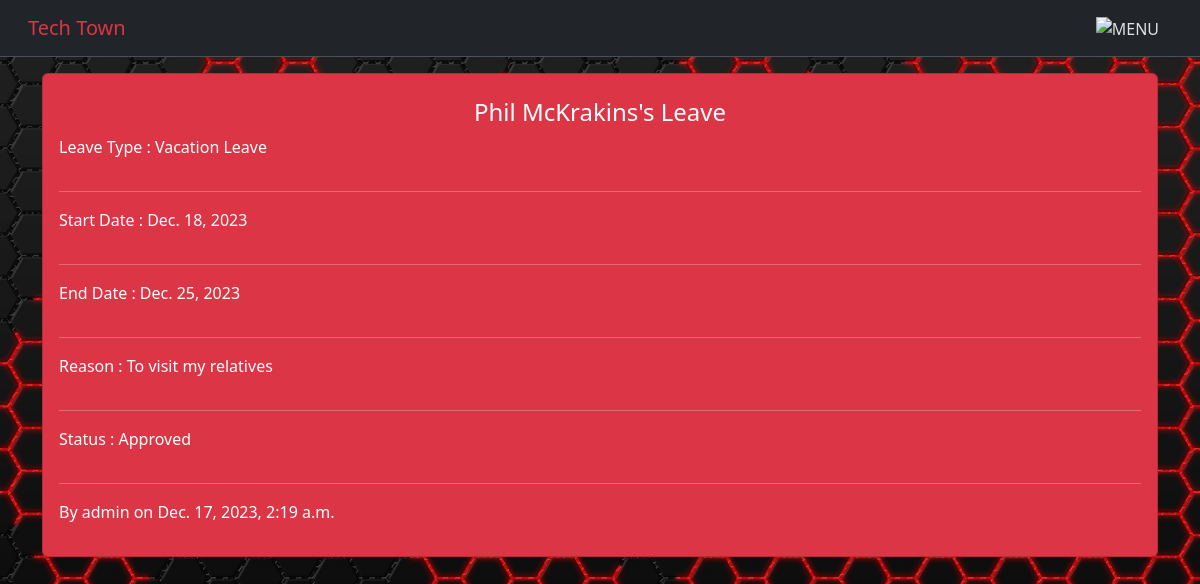
The page /leaves/details/1/1/ (signed in) on the database its author committed.
### TechTown/models.py (models this page shows, shortened)
class LeaveApproval(models.Model):
    leave = models.ForeignKey('Leave', on_delete=models.CASCADE)
    approved_by = models.ForeignKey('User', on_delete=models.CASCADE)
    approval_date = models.DateTimeField(auto_now_add=True)

class Leave(models.Model):
    employee = models.ForeignKey('Employee', on_delete=models.CASCADE)
    leave_type = models.ForeignKey('LeaveType',on_delete=models.CASCADE,default='Personal Leave')
    start_date = models.DateField()
    end_date = models.DateField()
    reason = models.TextField()
    status = models.CharField(max_length=40,default='Pending')

class Employee(models.Model):
    image = models.ImageField(blank=True)
    name = models.CharField(max_length=40)
    dept = models.ForeignKey('Department', on_delete=models.CASCADE)
    role = models.ForeignKey('Position', on_delete=models.CASCADE)
    email = models.CharField(max_length=40)
    phone = models.CharField(max_length=30)
    birthday = models.DateField()
    address = models.TextField()
    salary = models.IntegerField()
    hired_date = models.DateField()
    def __str__(self):
        return self.name

class LeaveType(models.Model):
    leave_type = models.CharField(max_length=40)
    def __str__(self):
        return self.leave_type

class User(AbstractUser):
    employee = models.OneToOneField(
        'Employee', on_delete=models.CASCADE, null=True, blank=True)
    def __str__(self):
        return self.username

### TechTown/views.py (the view)
# urls.py: path("leaves/details/<int:leave_id>/<int:leave_approval_id>/", views.leave_detail, name="leave_detail"),
@login_required
def leave_detail(request,leave_id,leave_approval_id):
    leaves = Leave.objects.get(id=leave_id)
    leave_approve = LeaveApproval.objects.get(id=leave_approval_id)
    return render(request,'leave_detail.html',{'leaves':leaves,'leave_approve':leave_approve})

### TechTown/templates/leave_detail.html (shortened to what this page needs)
{% extends 'base.html' %}
{% block body %}
{% load static %}
<div class="container">
    <div class="card text-bg-danger mt-3 p-3">
        <h4 class="mx-auto mt-2">{{ leave_approve.leave.employee }}'s Leave</h4>
        {% if leave_approve %}
            <p>Leave Type : {{ leave_approve.leave.leave_type }}</p><hr>
            <p>Start Date : {{ leave_approve.leave.start_date }}</p><hr>
            <p>End Date : {{ leave_approve.leave.end_date }}</p><hr>
            <p>Reason : {{ leave_approve.leave.reason }}</p><hr>
            <p>Status : {{ leave_approve.leave.status }}</p><hr>
            <p>By {{ leave_approve.approved_by }} on {{ leave_approve.approval_date }}</p>
        {% endif %}
    </div>
</div>
{% endblock %}

### rows shown on the page
LeaveApproval: leave.employee "Phil McKrakins", leave.leave_type "Vacation Leave", leave.start_date "Dec. 18, 2023", leave.end_date "Dec. 25, 2023", leave.reason "To visit my relatives", leave.status "Approved", approved_by "admin", approval_date "Dec. 17, 2023, 2:19 a.m."
